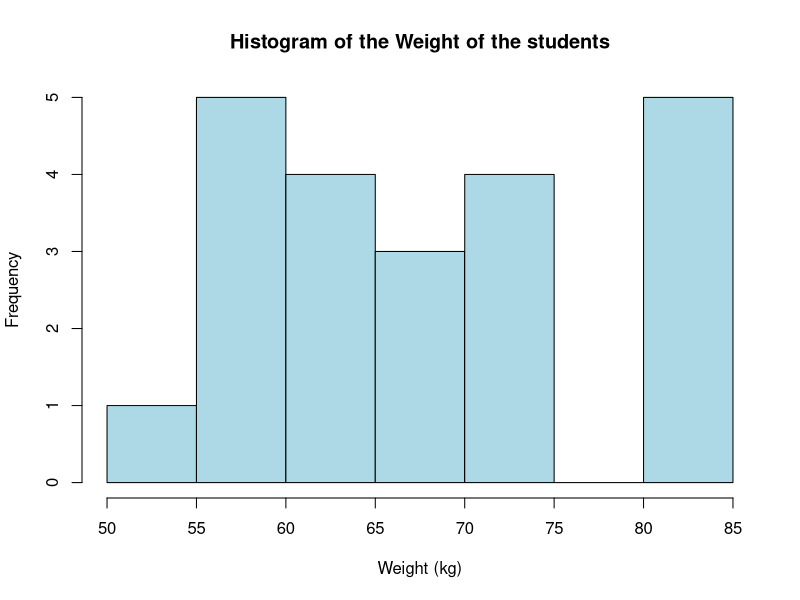
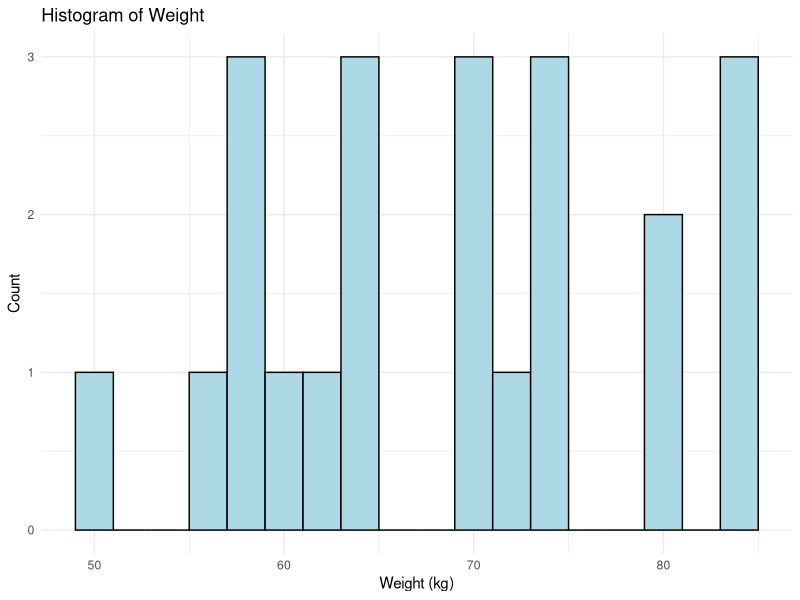
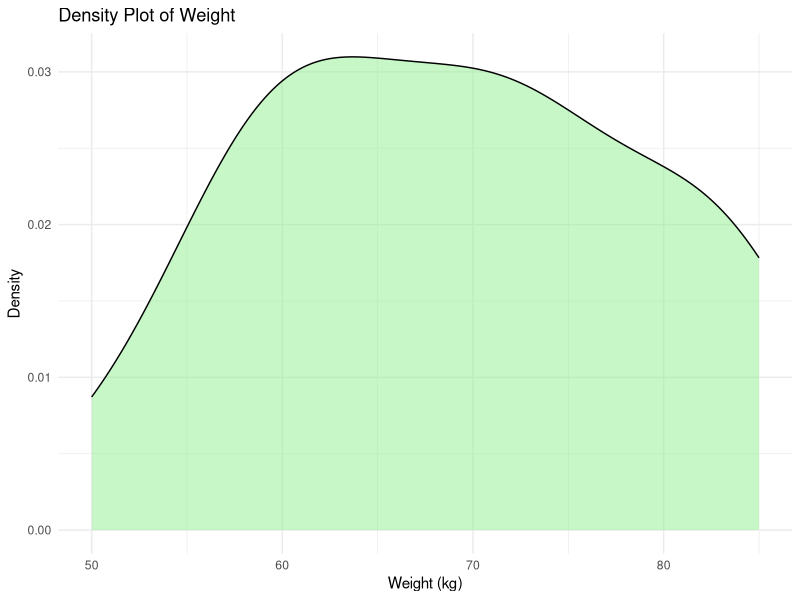
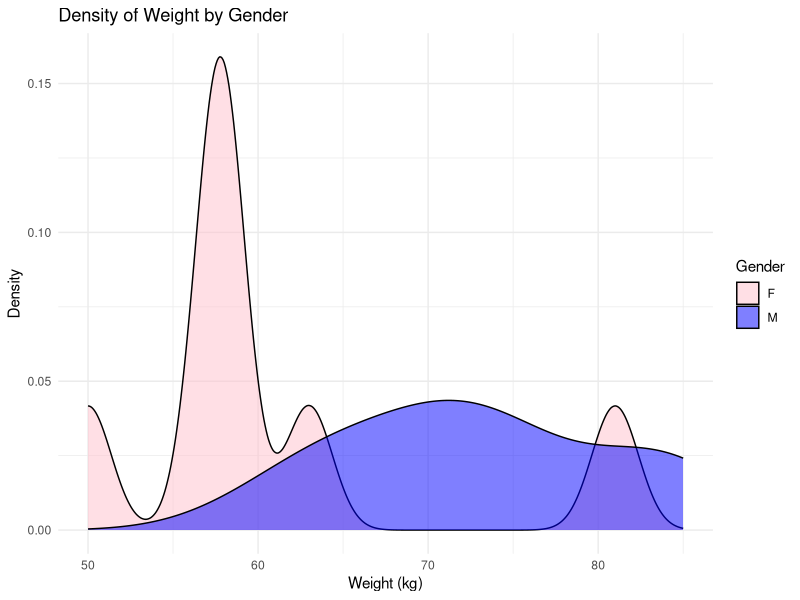
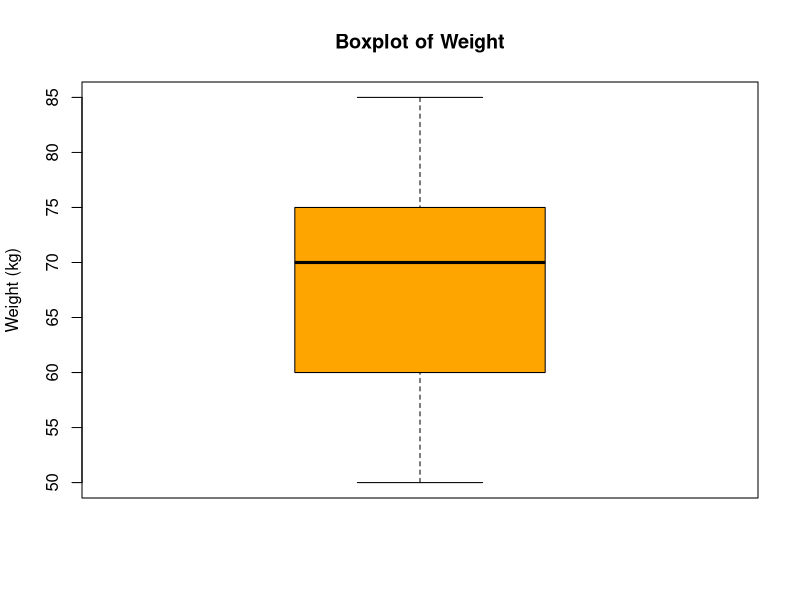
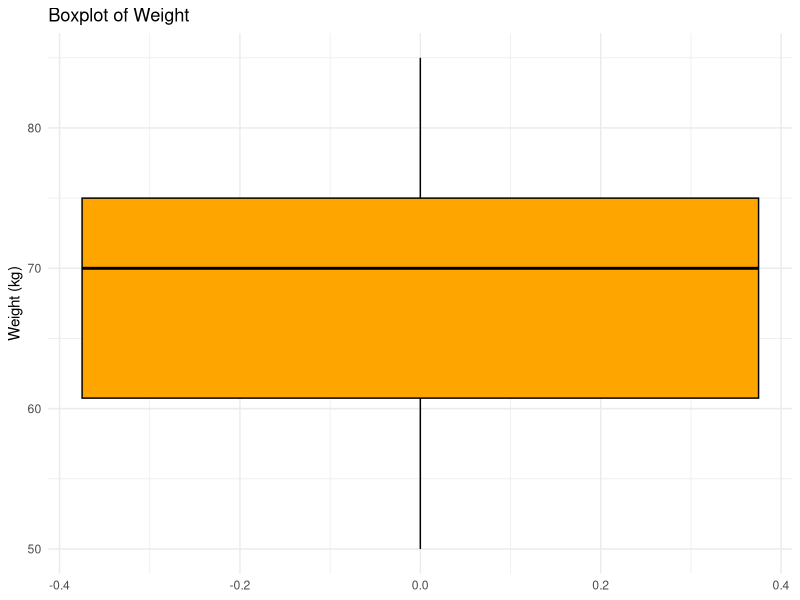
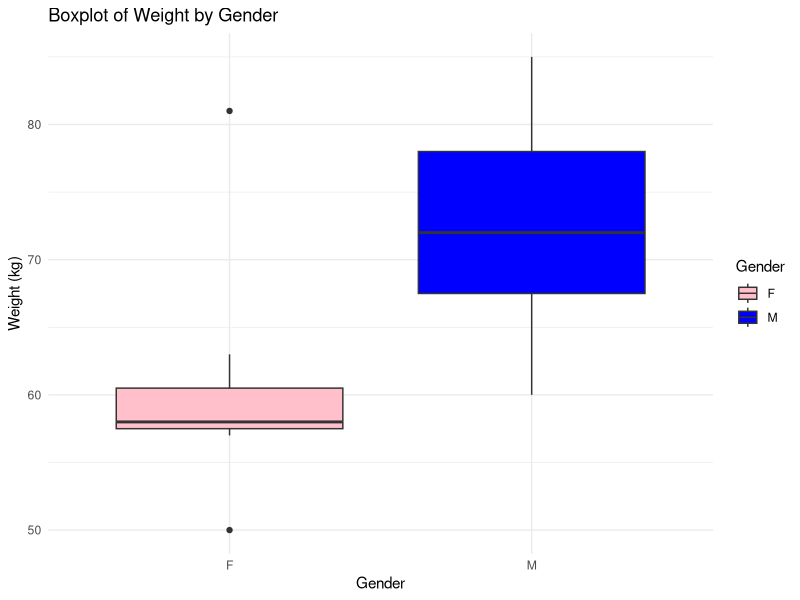
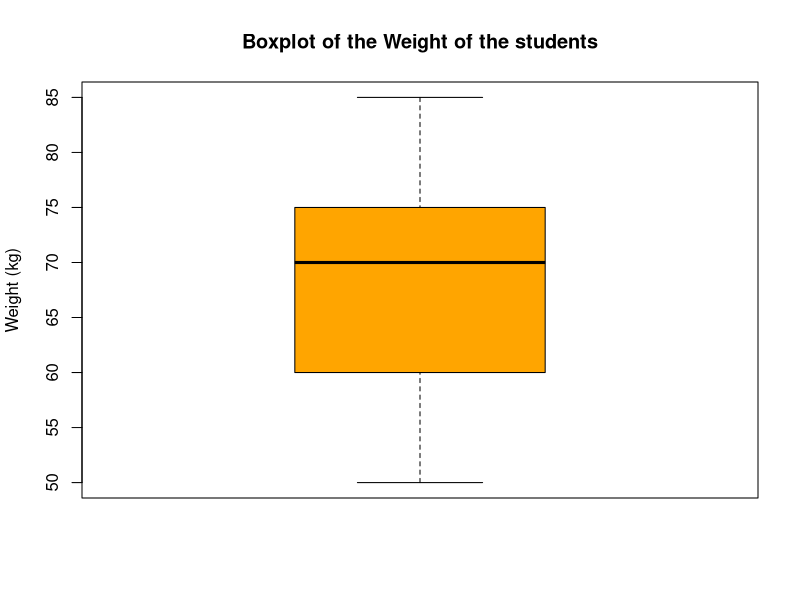

Source code (R) for these figures, in order:
## ---- chunk 1
ieap2025 <- read.csv("data/DataIEAPStudents.csv")
head(ieap2025)
## ---- chunk 2
# With R base
hist(ieap2025$Weight,
     main = "Histogram of the Weight of the students",
     xlab = "Weight (kg)",
     col = "lightblue",
     border = "black",
     breaks = 10)  # nombre de classes

## ---- chunk 3
# With ggplot2
library(ggplot2)

ggplot(ieap2025, aes(x = Weight)) +
  geom_histogram(binwidth = 2, fill = "lightblue", color = "black") +
  labs(title = "Histogram of Weight",
       x = "Weight (kg)",
       y = "Count") +
  theme_minimal()

## ---- chunk 4
# With R base
ggplot(ieap2025, aes(x = Weight)) +
  geom_density(fill = "lightgreen", alpha = 0.5) +
  labs(title = "Density Plot of Weight",
       x = "Weight (kg)",
       y = "Density") +
  theme_minimal()

## ---- chunk 5
# With ggplot2
ggplot(ieap2025, aes(x = Weight, fill = Gender)) +
  geom_density(alpha = 0.5) +
  labs(title = "Density of Weight by Gender",
       x = "Weight (kg)",
       y = "Density") +
  theme_minimal() +
  scale_fill_manual(values = c("M" = "blue", "F" = "pink"))

## ---- chunk 6
# With R base
boxplot(ieap2025$Weight,
        main = "Boxplot of Weight",
        ylab = "Weight (kg)",
        col = "orange",
        border = "black")

## ---- chunk 7
# With ggplot2
ggplot(ieap2025, aes(y = Weight)) +
  geom_boxplot(fill = "orange", color = "black") +
  labs(title = "Boxplot of Weight",
       y = "Weight (kg)") +
  theme_minimal()

## ---- chunk 8
ggplot(ieap2025, aes(x = Gender, y = Weight, fill = Gender)) +
  geom_boxplot() +
  labs(title = "Boxplot of Weight by Gender",
       x = "Gender",
       y = "Weight (kg)") +
  scale_fill_manual(values = c("M" = "blue", "F" = "pink")) +
  theme_minimal()

## ---- chunk 9
boxplot(ieap2025$Weight
        , main = "Boxplot of the Weight of the students"
        , ylab = "Weight (kg)"
        , col = "orange"
        , border = "black"
        )
## ---- chunk 10
      plot(ieap2025$Height, ieap2025$Weight
     , main = "Scatter plot of Height vs Weight"
     , xlab = "Height (cm)"
     , ylab = "Weight (kg)"
     , col = "purple"
     , pch = 19)
## ---- chunk 11
# Histogram of weight distribution by gender

ggplot(ieap2025, aes(x = Weight, fill = Gender)) +
  geom_histogram(position = "identity", alpha = 0.6, bins = 20, color = "black") +
  labs(title = "Histogram of Weight by Gender",
       x = "Weight (kg)",
       y = "Count") +
  theme_minimal() +
  scale_fill_manual(values = c("M" = "blue", "F" = "pink"))


## ---- chunk 12
# Histogram of the density of weight distribution by gender
library(ggplot2)

ggplot(ieap2025, aes(x = Weight, fill = Gender)) +
  geom_density(alpha = 0.5, adjust = 1.5) +
  labs(title = "Weight Distribution by Gender",
       x = "Weight (kg)",
       y = "Density") +
  theme_minimal() 
